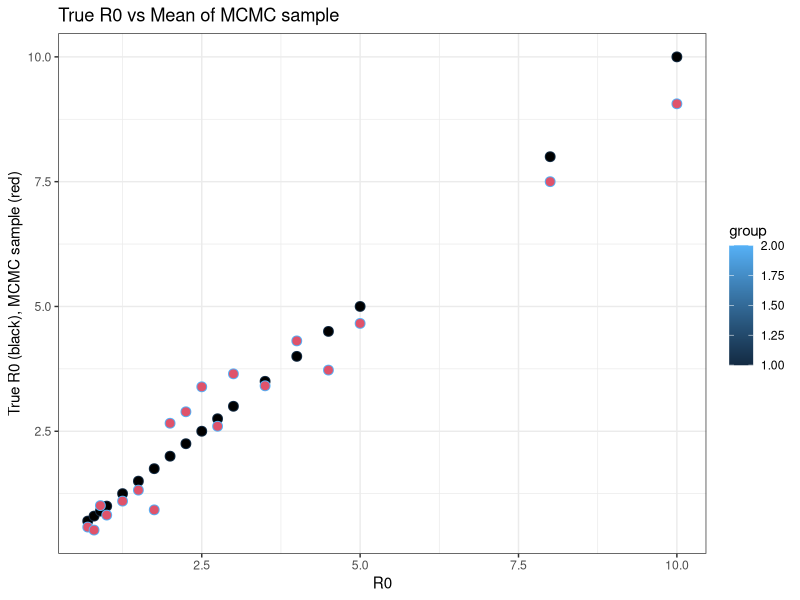

Recreate this plot in R. (Note: this script raises an error after producing the figure.)
#Results - Dispaly results of MCMC
library(ggplot2)
#Final MCMC mean vs R0 mean

#Results
vec_r0 = c(0.7, 0.8, 0.9, 1.0, 1.25, 1.5, 1.75, 2.0, 2.25, 2.5, 2.75, 3, 3.5, 4.0, 4.5, 5.0, 8.0, 10.0)
vec_final_mean = c(0.58, 0.52, 1.01, 0.82, 1.1, 1.32, 0.925, 2.66, 2.89, 3.39, 2.6, 3.65, 3.41, 4.31, 3.725, 4.66, 7.5, 9.06) 

#Dataframe for plot
group = c(rep.int(1, length(vec_r0)), rep.int(2, length(vec_r0)))
r0_results = c(vec_r0, vec_final_mean)
vec_r02 = c(vec_r0, vec_r0)

df_results  = data.frame(group, vec_r02, r0_results)

ggplot(df_results, aes(x = vec_r02, y = r0_results, color = group) ) + #3.5 == 3.41, 3 = 3.65, 
  geom_point(shape=21, fill = group, size=3 ) +
  theme_bw() +
  xlab("R0") + ylab("True R0 (black), MCMC sample (red)") + 
  ggtitle("True R0 vs Mean of MCMC sample") 
 # scale_color_identity(name = 'Data', label = c('True R0', 'MCMC'),
                       #guide = guide_legend())
  #labs(colour = group)
  #geom_smooth(method = "lm", se = FALSE)


#************************************************
#Quantile plot
vec_final_mean = c(0.99, 0.61, 0.50, 0.60, 1.09, 1.01, 1.75, 2.00, 2.41, 2.37, 2.69, 2.92, 3.23, 4.31, 3.725, 4.66, 7.5, 9.06)
vec_q1 = c(0.51, 0.12, 0.06, 0.12, 0.52, 0.46, 1.45, 1.67, 1.96, 2.03, 2.34, 2.67, 3.01, 3.5, 3.5, 4.35, 7.0, 8.5)
vec_q2 = c(1.62, 1.48, 1.38, 1.44, 1.86, 1.77, 2.06, 2.35, 2.92, 2.75, 3.07, 3.18, 3.46, 4.5,  3.9, 4.85, 8.0, 9.5)

#Dataframe for plot
group = c(rep.int(1, length(vec_r0)), rep.int(2, length(vec_r0)))
r0_results = c(vec_r0, vec_final_mean)
vec_r02 = c(vec_r0, vec_r0)
q1 = c(vec_final_mean, vec_q1) #0, length(vec_r0)) 
q2 = c(vec_final_mean, vec_q2) #0, length(vec_r0))
col_group = c(rep('green', length(vec_r0)), rep('black', length(vec_r0)))

col_group = c(rep(A = "#333BFF", length(vec_r0)), rep( B = "#CC6600", length(vec_r0)))

df_results  = data.frame(group, vec_r02, r0_results, q1, q2, col_group)

r_quants = c(c(3.174966, 3.726409)) #3.5

#Quantile df_ad_results_formI
ggplot(df_results, aes(x = vec_r02, y = r0_results, color = ) ) + #3.5 == 3.41, 3 = 3.65, 
  geom_point(shape=21, fill = group, size=3 ) +
  theme_bw() +
  geom_errorbar(aes(ymin=q1, ymax= q2, color = col_group), width=.2,
                position=position_dodge(0.05)) +
  xlab("R0") + ylab("True R0 vs Mean of MCMC sample)") + 
  ggtitle("True R0 (black), MCMC sample (red)") +
  scale_fill_manual(values=group.colors)

group.colors <- c(A = "#333BFF", B = "#CC6600") #, C ="#9633FF", D = "#E2FF33", E = "#E3DB71")


#Colour
#Create a custom color scale
library(RColorBrewer)
myColors <- brewer.pal(2,"Set1")
names(myColors) <- levels(dat$grp)
colScale <- scale_colour_manual(name = "grp",values = myColors)

#*********************************
#2 Acceptance Rate

ggplot(df_acc_rate, aes(x=vec_r0, y=vec_rate)) +
  geom_line( color="grey") +
  ylim(0, 100) +
  theme_bw() + 
  xlab("R0") + ylab("Acceptance Rate %") + 
  geom_point(shape=21, color="black", fill="black", size=6) +
  ggtitle("Acceptance rate % for varying R0") 

